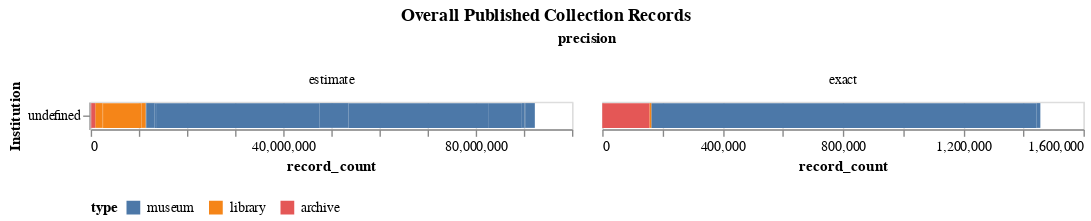

Notebook code cell kept with this figure:
### Code cell
title = alt.TitleParams('Overall Published Collection Records', anchor='middle')
alt.Chart(records_data, title=title).mark_bar().encode(
    color=alt.Color('type:N', sort='descending').legend(orient="bottom", titleOrient="left"),
    column='precision:O',
    x='record_count:Q',
    y='Institution:N'
).properties(width=350).resolve_scale(x='independent')

### Figure 1 — Vega-Lite specification as saved in the notebook (floating-point values rounded to 4 significant figures)
{"config": {"view": {"continuousWidth": 300, "continuousHeight": 300}}, "data": {"name": "data-b515ccdb49ded887e27b2049f3a60042"}, "mark": {"type": "bar"}, "encoding": {"color": {"field": "type", "legend": {"orient": "bottom", "titleOrient": "left"}, "sort": "descending", "type": "nominal"}, "column": {"field": "precision", "type": "ordinal"}, "x": {"field": "record_count", "type": "quantitative"}, "y": {"field": "Institution", "type": "nominal"}}, "resolve": {"scale": {"x": "independent"}}, "title": {"text": "Overall Published Collection Records", "anchor": "middle"}, "width": 350, "$schema": "https://vega.github.io/schema/vega-lite/v5.17.0.json", "datasets": {"data-b515ccdb49ded887e27b2049f3a60042": [{"institution": "Victoria & Albert Museum", "subcollection": "Victoria & Albert Museum", "sector": "dcms", "type": "museum", "topic": "art", "precision": "exact", "record_count": 1281270}, {"institution": "Museum of the Home", "subcollection": "Museum of the Home", "sector": "dcms", "type": "museum", "topic": "history", "precision": "exact", "record_count": 12200}, {"institution": "Horniman Museum", "subcollection": "Museum Collection", "sector": "dcms", "type": "museum", "topic": "history", "precision": "estimate", "record_count": 132612}, {"institution": "Imperial War Museums", "subcollection": "Museum Collection", "sector": "dcms", "type": "museum", "topic": "history", "precision": "estimate", "record_count": 1737698}, {"institution": "National Gallery", "subcollection": "Museum Collection", "sector": "dcms", "type": "museum", "topic": "history", "precision": "estimate", "record_count": 2626}, {"institution": "National Museums Liverpool", "subcollection": "Museum Collection", "sector": "dcms", "type": "museum", "topic": "history", "precision": "estimate", "record_count": 73682}, {"institution": "National Portrait Gallery", "subcollection": "Museum Collection", "sector": "dcms", "type": "museum", "topic": "history", "precision": "estimate", "record_count": 220000}, {"institution": "Natural History Museum", "subcollection": "Entomology collections", "sector": "dcms", "type": "museum", "topic": "nature", "precision": "estimate", "record_count": 34000000}, {"institution": "Natural History Museum", "subcollection": "Botany collections", "sector": "dcms", "type": "museum", "topic": "nature", "precision": "estimate", "record_count": 6000000}, {"institution": "Natural History Museum", "subcollection": "Zooology collections", "sector": "dcms", "type": "museum", "topic": "nature", "precision": "estimate", "record_count": 29000000}, {"institution": "Natural History Museum", "subcollection": "Palaeontology collections", "sector": "dcms", "type": "museum", "topic": "nature", "precision": "estimate", "record_count": 7000000}, {"institution": "Natural History Museum", "subcollection": "Mineralogy collections", "sector": "dcms", "type": "museum", "topic": "nature", "precision": "estimate", "record_count": 500000}, {"institution": "Natural History Museum", "subcollection": "Library and archive collections", "sector": "dcms", "type": "library", "topic": "nature", "precision": "estimate", "record_count": 1500000}, {"institution": "Royal Armouries", "subcollection": "Museum Collection", "sector": "dcms", "type": "museum", "topic": "nature", "precision": "estimate", "record_count": 65627}, {"institution": "Royal Armouries", "subcollection": "Library Collection", "sector": "dcms", "type": "library", "topic": "nature", "precision": "estimate", "record_count": 65627}, {"institution": "Royal Armouries", "subcollection": "Archive Collection", "sector": "dcms", "type": "archive", "topic": "nature", "precision": "estimate", "record_count": 130130}, {"institution": "Sir John Soane's Museum", "subcollection": "Museum Collection", "sector": "dcms", "type": "museum", "topic": "nature", "precision": "estimate", "record_count": 57164}, {"institution": "Sir John Soane's Museum", "subcollection": "Library Collection", "sector": "dcms", "type": "library", "topic": "nature", "precision": "estimate", "record_count": 57164}, {"institution": "Sir John Soane's Museum", "subcollection": "Archive Collection", "sector": "dcms", "type": "archive", "topic": "nature", "precision": "estimate", "record_count": 0}, {"institution": "Tate Gallery Group", "subcollection": "Museum Collection", "sector": "dcms", "type": "museum", "topic": "nature", "precision": "estimate", "record_count": 79236}, {"institution": "Tate Gallery Group", "subcollection": "Archive Collection", "sector": "dcms", "type": "archive", "topic": "nature", "precision": "estimate", "record_count": 807060}, {"institution": "British Museum", "subcollection": "Museum Collection", "sector": "dcms", "type": "museum", "topic": "nature", "precision": "estimate", "record_count": 2000000}, {"institution": "Oxford University", "subcollection": "Bodleian Library", "sector": "university", "type": "library", "topic": "national", "precision": "estimate", "record_count": 8000000}, {"institution": "Victoria & Albert Museum", "subcollection": "National Art Library", "sector": "dcms", "type": "library", "topic": "art", "precision": "estimate", "record_count": 849000}, {"institution": "Museum of the Home", "subcollection": "Library Collection", "sector": "dcms", "type": "library", "topic": "history", "precision": "exact", "record_count": 6290}, {"institution": "Victoria & Albert Museum", "subcollection": "Victoria & Albert Museum Archives", "sector": "dcms", "type": "archive", "topic": "art", "precision": "exact", "record_count": 156780}]}}
